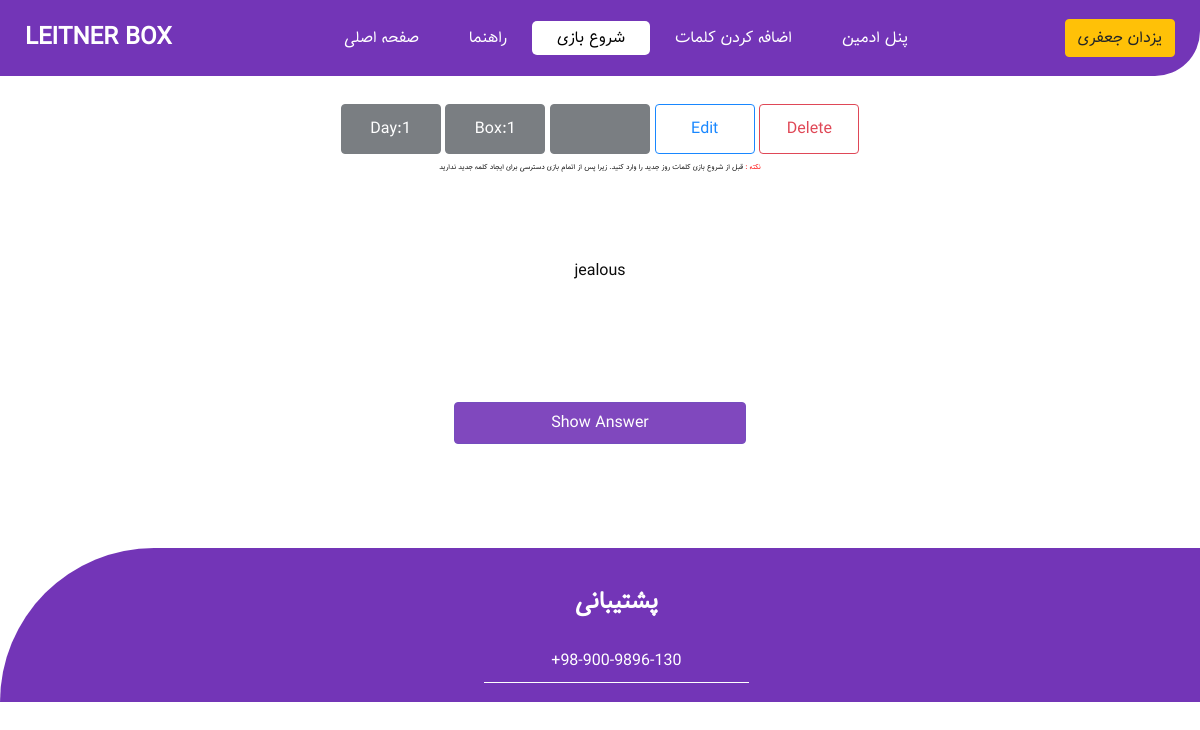
/play/game/ (signed in), run on an earlier commit of the app's database.
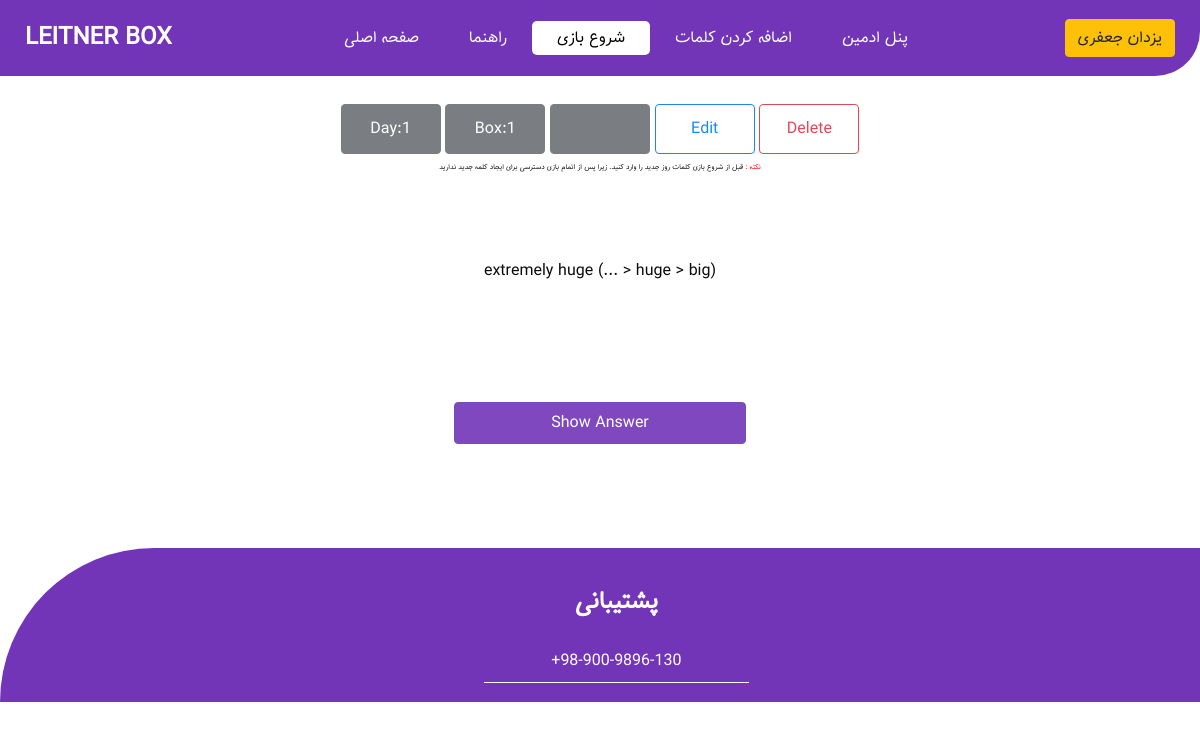
And on a later commit of the database.
### customauth/models.py (models this page shows)
class MyUser(AbstractBaseUser, PermissionsMixin):
    phone_regex = RegexValidator(
        regex=r'^\+?1?\d{9,11}$',
        message="Phone number must be in the format: '+09123456789'. Up to 11 digits allowed."
    )
    phone_number = models.CharField(validators=[phone_regex], max_length=11, unique=True, verbose_name="phone number")
    full_name = models.CharField(max_length=50, verbose_name="نام و نام خانوادگی", help_text="این فیلد باید به فارسی وارد شود")
    gender = models.CharField(max_length=50, null=True, blank=True, verbose_name="جنسیت")
    date_of_birth = jmodels.jDateField(null=True, blank=True, verbose_name="تاریخ تولد")
    email = models.EmailField(blank=True, null=True, verbose_name="ایمیل")
    profile_picture = models.ImageField(upload_to='profile_pics/', blank=True, null=True, verbose_name="تصویر پروفایل")
    country = models.CharField(max_length=50, blank=True, null=True, default="ایران", verbose_name="کشور", help_text="این فیلد باید به فارسی وارد شود")
    state = models.CharField(max_length=100, blank=True, null=True, verbose_name="استان", help_text="این فیلد باید به فارسی وارد شود")
    city = models.CharField(max_length=100, blank=True, null=True, verbose_name="شهر", help_text="این فیلد باید به فارسی وارد شود")
    is_active = models.BooleanField(default=True, verbose_name="فعال")
    is_staff = models.BooleanField(default=False, verbose_name="کارمند")
    is_superuser = models.BooleanField(default=False, verbose_name="ادمین")
    date_joined = models.DateTimeField(default=timezone.now, verbose_name="تاریخ پیوستن")
    last_login = models.DateTimeField(blank=True, null=True, verbose_name="آخرین ورود")
    email_verified = models.BooleanField(default=False, verbose_name="ایمیل تایید شده")
    phone_verified = models.BooleanField(default=False, verbose_name="تلفن تایید شده")
    objects = MyUserManager()
    USERNAME_FIELD = 'phone_number'
    REQUIRED_FIELDS = ['full_name']
    class Meta:
        verbose_name_plural = "حساب های کاربری"

### Play_App/models.py (models this page shows, shortened)
class Word(models.Model):
    user = models.ForeignKey(MyUser, on_delete=models.CASCADE, verbose_name="کاربر")
    front_word = models.CharField(max_length=255, verbose_name="کلمه رو")
    back_word = models.CharField(max_length=255, verbose_name="کلمه پشت")
    created_at = models.DateTimeField(auto_now_add=True, verbose_name="تاریخ ایجاد")
    updated_at = models.DateTimeField(auto_now=True, verbose_name="تاریخ آخرین تغیر")
    last_reviewed = models.DateTimeField(auto_now=True, verbose_name="تاریخ آخرین بازی")
    box = models.IntegerField(default=1, verbose_name="جعبه")
    day = models.IntegerField(default=1, verbose_name="روز")
    is_correct = models.BooleanField(default=False, verbose_name="تصحیح")
    lock_time = models.DateTimeField(null=True, blank=True, verbose_name="زمان قفل شدن بازی")
    class Meta:
        verbose_name_plural = "کلمات"

### Play_App/views.py (the view, shortened to what this page needs)
# urls.py: path("game/", views.game_show, name="game"),
@csrf_exempt
@login_required
def game_show(request):
    date_get = jdatetime.datetime.now().date()
    date = date_get.strftime("%Y/%m/%d")
    max_day = Word.objects.filter(user=request.user).aggregate(max_day=Max('day'))['max_day']
    if max_day is None:
        return render(request, "Play_App/service.html", {
            'set_up_error': 'لطفاً ابتدا کلمه‌ای اضافه کنید.',
            'date': date
        })
    word = Word.objects.filter(
        Q(lock_time__isnull=True) | Q(lock_time__lt=timezone.now() - datetime.timedelta(hours=12)),
        user=request.user,
        day__lte=max_day,
    ).order_by('day').first()
    all_words_answered = not Word.objects.filter(
        Q(lock_time__isnull=True) | Q(lock_time__lt=timezone.now() - datetime.timedelta(hours=12)),
        user=request.user,
        day__lte=max_day
    ).exists()
    if all_words_answered:
        return render(request, "Play_App/service.html", {
            'finish_error': 'یک خبر خوب :‌ شما به همه کلمات پاسخ دادید 😍 بازی تا فردا قفل شد 😥',
            'date': date
        })
    elif not word:
        return render(request, "Play_App/service.html", {
            'daily_error': 'لطفاً ابتدا کلمه‌ای اضافه کنید.',
            'date': date
        })
    return render(request, "Play_App/service.html", {'word': word, 'date': date})

### Play_App/templates/Play_App/service.html (shortened to what this page needs)
{% extends 'common.html' %}
{% load static %}
{% block service_active %}
active
{% endblock service_active %}
{% block body %}
<div style="text-align: center; margin-top: 20px;">
  <button class="btn btn-dark disabled" style="width: 100px; height: 50px;">Day:{{ word.day }}</button>
  <button class="btn btn-dark disabled" style="width: 100px; height: 50px;">Box:{{ word.box }}</button>
  <button class="btn btn-dark disabled" style="width: 100px; height: 50px; font-size: 13px;">{{ date }}</button>
  {% if word.id %}
  <a href="{% url 'Play_App:edit_word' word.id %}">
  {% else %}
  <a>
  {% endif %}
    <button class="btn btn-outline-primary" style="width: 100px; height: 50px;">Edit</button>
  </a>
  <button class="btn btn-outline-danger" style="width: 100px; height: 50px;" onclick="deleteWord({{ word.id }})">Delete</button>
  <p style="font-size: 0.45em;"><span style="color: red;">نکته : </span> قبل از شروع بازی کلمات روز جدید را وارد کنید. زیرا پس از اتمام بازی دسترسی برای ایجاد کلمه جدید ندارید</p>
</div>
<div class="container-xxl py-5">
  <div class="container py-5 px-lg-5">
    <div class="wow fadeInUp" data-wow-delay="0.1s">
      <p class="text-center mb-4">{{ word.front_word }}</p>
    </div>
    <div class="row justify-content-center">
      <div class="col-lg-7">
        <div class="wow fadeInUp" data-wow-delay="0.3s">
          <div class="col-12 d-flex justify-content-center">
            <button class="btn btn-primary w-50 py-2" type="button" onclick="showBackWord()">Show Answer</button>
          </div>
        </div>
      </div>
    </div>
  </div>
</div>
{% endblock body %}

### templates/common.html (shortened to what this page needs)
{% load static %}
<!DOCTYPE html>
<html lang="fa">
<head>
  <link rel="stylesheet" type="text/css" href="{% static 'css/bootstrap.css' %}" />
  <link href="{% static 'css/font-awesome.min.css' %}" rel="stylesheet"/>
  <link href="{% static 'css/style.css' %}" rel="stylesheet"/>
  <link href="{% static 'css/responsive.css' %}" rel="stylesheet"/>
</head>
<body class="sub_page">
    <div class="hero_area">
      <header class="header_section">
        <div class="container-fluid">
          <nav class="navbar navbar-expand-lg custom_nav-container ">
            <a class="navbar-brand" href="{% url 'Home_App:index' %}">
              <span>
                LEITNER BOX
              </span>
            </a>
            <div class="collapse navbar-collapse" id="navbarSupportedContent">
              <ul class="navbar-nav">
                <li class="nav-item {% block index_active %} {% endblock index_active %}">
                  <a class="nav-link" href="{% url 'Home_App:index' %}">صفحه اصلی <span class="sr-only">(current)</span></a>
                </li>
                <li class="nav-item {% block about_active %} {% endblock about_active %}">
                  <a class="nav-link" href="{% url 'Home_App:about' %}"> راهنما</a>
                </li>
                {% if request.user.is_authenticated %}
                <li class="nav-item {% block service_active %} {% endblock service_active %}">
                  <a class="nav-link" href="{% url 'Play_App:game' %}">شروع بازی</a>
                </li>
                {% else %}
                <li class="nav-item">
                  <a class="nav-link" onclick=RegisterNotification()>شروع بازی</a>
                </li>
                {% endif %}
                {% if request.user.is_authenticated %}
                <li class="nav-item {% block word_active %} {% endblock word_active %}">
                  <a class="nav-link" href="{% url 'Play_App:add_word' %}">اضافه کردن کلمات</a>
                </li>
                {% else %}
                <li class="nav-item">
                  <a class="nav-link" onclick=RegisterNotification()>اضافه کردن کلمات</a>
                </li>
                {% endif %}
                {% if user.is_superuser %}
                <li class="nav-item">
                  <a class="nav-link" href="/admin">پنل ادمین</a>
                </li>
                {% endif %}
              </ul>
                {% if request.user.is_authenticated %}
                  <a href="{% url 'Authentication_App:profile' %}" class="btn btn-warning my-custom-btn">{{ request.user.full_name }}</a>
                {% else %}
                  <a href="{% url 'Authentication_App:login' %}" class="btn btn-warning my-custom-btn">حساب کاربری</a>
                {% endif %}
            </div>
          </nav>
        </div>
      </header>
    </div>
{% block body %}
{% endblock body %}
<div class="footer_container" style="text-align: center;">
<section class="info_section">
    <div class="container">
        <div class="row">
        <div class="col-md-6 col-lg-2 mx-auto">
        </div>
        <div class="col-md-6 col-lg-3 ">
            <h4>
            پشتیبانی
            </h4>
            <form action="#">
            <input type="text" placeholder="+98-900-9896-130" style="text-align: center;" disabled />
            </form>
        </div>
        <div class="col-md-6 col-lg-3 mb-0 ml-auto">
        </div>
    </div>
    </section>
  </div>
</body>
</html>

### static/css/style.css (style rules this page uses)
body { font-family:Samim; font-family: sahel-bold; color: #0c0c0c; background-color: #ffffff; overflow-x: hidden; }
a, a:hover, a:focus { text-decoration: none; }
.btn, .btn:focus { outline: none !important; -webkit-box-shadow: none; box-shadow: none; }
.hero_area { position: relative; min-height: 100vh; display: -webkit-box; display: -ms-flexbox; display: flex; -webkit-box-orient: vertical; -webkit-box-direction: normal; -ms-flex-direction: column; flex-direction: column; background-color: #7335b7; border-radius: 0 0 350px 0; }
.sub_page .hero_area { min-height: auto; border-radius: 0 0 45px 0; }
.header_section { padding: 15px 0; }
.header_section .container-fluid { padding-right: 25px; padding-left: 25px; }
.navbar-brand span { font-weight: bold; color: #ffffff; font-size: 24px; }
.custom_nav-container { padding: 0; }
.custom_nav-container .navbar-nav { margin: auto; }
.custom_nav-container .navbar-nav .nav-item .nav-link { padding: 5px 25px; color: #ffffff; text-align: center; text-transform: uppercase; border-radius: 5px; -webkit-transition: all 0.3s; transition: all 0.3s; }
.custom_nav-container .navbar-nav .nav-item:hover .nav-link, .custom_nav-container .navbar-nav .nav-item.active .nav-link { color: #000000; background-color: #ffffff; }
.footer_container { background-color: #7335b7; color: #ffffff; border-radius: 350px 0 0 0; padding-top: 145px; }
* { box-sizing: border-box }
input[type=text], input[type=password] { width: 100%; padding: 12px; margin: 2px 0 9px 0; display: inline-block; border: none; background: #f1f1f1; }
button { background-color: #3073d8; color: white; padding: 7px; margin: 8px 0; border: none; cursor: pointer; width: 100%; opacity: 0.9; }
.container { padding: 10px; }
.info_section h4 { font-weight: 600; margin-bottom: 20px; }
.info_section form input { border: none; border-bottom: 1px solid #ffffff; background-color: transparent; width: 100%; height: 45px; color: #ffffff; outline: none; }
.info_section form input::placeholder { color: #ffffff; }

### static/css/responsive.css (style rules this page uses)
@media (max-width: 1300px) { .footer_container { border-radius: 250px 0 0 0; } }
@media (min-width: 1200px) { .container { max-width: 1170px; } }

What changed in the data, as far as the page shows it:
removed Word: day "1", box "1", front_word "jealous"
added Word: day "1", box "1", front_word "extremely huge (... > huge > big)"
